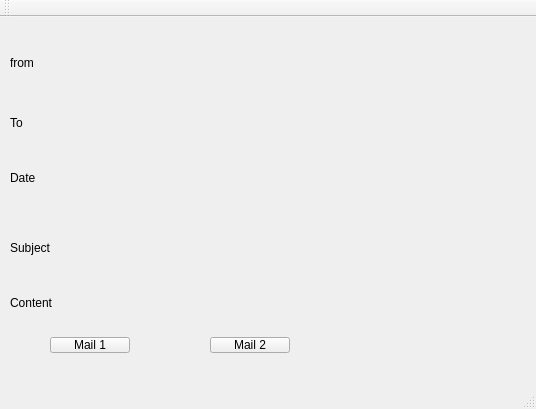
<?xml version="1.0" encoding="UTF-8"?>
<ui version="4.0">
 <class>MainWindow</class>
 <widget class="QMainWindow" name="MainWindow">
  <property name="geometry">
   <rect>
    <x>0</x>
    <y>0</y>
    <width>536</width>
    <height>409</height>
   </rect>
  </property>
  <property name="windowTitle">
   <string>MainWindow</string>
  </property>
  <widget class="QWidget" name="centralWidget">
   <widget class="QLabel" name="label">
    <property name="geometry">
     <rect>
      <x>10</x>
      <y>10</y>
      <width>301</width>
      <height>71</height>
     </rect>
    </property>
    <property name="text">
     <string>from</string>
    </property>
   </widget>
   <widget class="QPushButton" name="pushButton">
    <property name="geometry">
     <rect>
      <x>50</x>
      <y>320</y>
      <width>80</width>
      <height>16</height>
     </rect>
    </property>
    <property name="text">
     <string>Mail 1</string>
    </property>
   </widget>
   <widget class="QLabel" name="label_2">
    <property name="geometry">
     <rect>
      <x>10</x>
      <y>80</y>
      <width>321</width>
      <height>51</height>
     </rect>
    </property>
    <property name="text">
     <string>To</string>
    </property>
   </widget>
   <widget class="QLabel" name="label_3">
    <property name="geometry">
     <rect>
      <x>10</x>
      <y>140</y>
      <width>341</width>
      <height>41</height>
     </rect>
    </property>
    <property name="text">
     <string>Date</string>
    </property>
   </widget>
   <widget class="QLabel" name="label_4">
    <property name="geometry">
     <rect>
      <x>10</x>
      <y>210</y>
      <width>241</width>
      <height>41</height>
     </rect>
    </property>
    <property name="text">
     <string>Subject</string>
    </property>
   </widget>
   <widget class="QLabel" name="label_5">
    <property name="geometry">
     <rect>
      <x>10</x>
      <y>260</y>
      <width>351</width>
      <height>51</height>
     </rect>
    </property>
    <property name="text">
     <string>Content</string>
    </property>
   </widget>
   <widget class="QPushButton" name="pushButton_2">
    <property name="geometry">
     <rect>
      <x>210</x>
      <y>320</y>
      <width>80</width>
      <height>16</height>
     </rect>
    </property>
    <property name="text">
     <string>Mail 2</string>
    </property>
   </widget>
  </widget>
  <widget class="QMenuBar" name="menuBar">
   <property name="geometry">
    <rect>
     <x>0</x>
     <y>0</y>
     <width>536</width>
     <height>17</height>
    </rect>
   </property>
  </widget>
  <widget class="QToolBar" name="mainToolBar">
   <attribute name="toolBarArea">
    <enum>TopToolBarArea</enum>
   </attribute>
   <attribute name="toolBarBreak">
    <bool>false</bool>
   </attribute>
  </widget>
  <widget class="QStatusBar" name="statusBar"/>
 </widget>
 <layoutdefault spacing="6" margin="11"/>
 <resources/>
 <connections/>
</ui>
